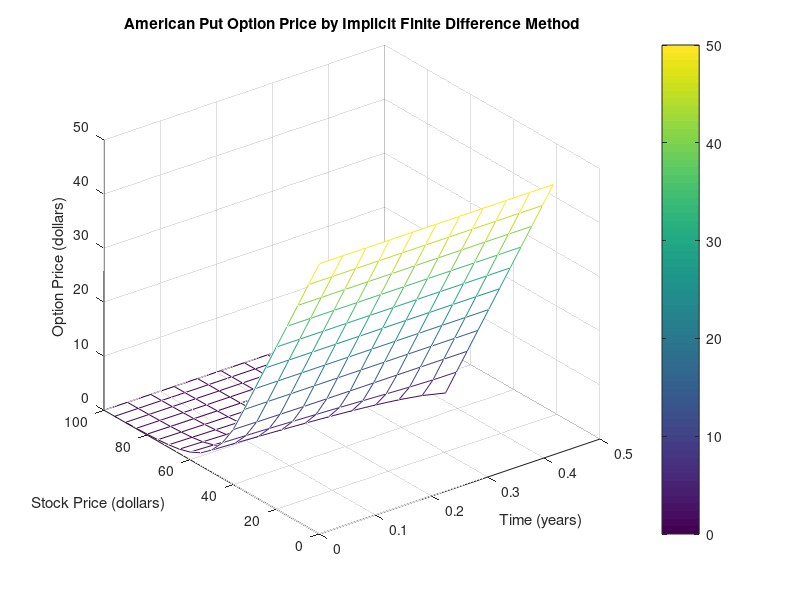

The MATLAB script that drew this image:
% part a 
clear

r=0.1; % risk-free interest rate
sigma=0.4; % volatility
k=50; % strike price
S0=50; % current stock price
T=5/12; % time to maturity
Smax=100;
M=20; % number of equally spaced stock prices
N=10; % number of equally spaced time intervals
ds=Smax/M;
dt=T/N;

jlist=0:ds:Smax; % list of stock prices
ilist=0:dt:T; % list of time intervals

grid=zeros(M+1, N+1); % initialize the grid
grid(1,:)=k; % boundary condition for stock price=0
grid(end,:)=0; % boundary condition for stock price=Smax
grid(:,end)=max(0,k-jlist); % boundary condition for t=T

% construct the tridiagonal matrix to solve the option price at each iteration
j=1:M-1;
alpha=0.5*r*dt*j-0.5*sigma^2*dt*j.^2;
beta=1+sigma^2*dt*j.^2+r*dt;
gamma=-0.5*r*dt*j-0.5*sigma^2*dt*j.^2;
A=diag(beta)+diag(alpha(2:end),-1)+diag(gamma(1:end-1),1);
% iterate backwards
for int=N:-1:1
    b=grid(2:end-1,int+1); % construct the right hand side
    b(1)=b(1)-alpha(1)*k;
    grid(2:end-1,int)=A\b; % update grid by the computed option price
    for count=2:M
        if grid(count,int)<k-(count-1)*ds % determine whether early exercise is optimal
            grid(count,int)=k-(count-1)*ds; % update grid if early exercise is optimal
        end
    end
end

% 3D plot of option prices
mesh(ilist,jlist,grid);colorbar();title('American Put Option Price by Implicit Finite Difference Method')
xlabel('Time (years)');ylabel('Stock Price (dollars)');zlabel('Option Price (dollars)')

